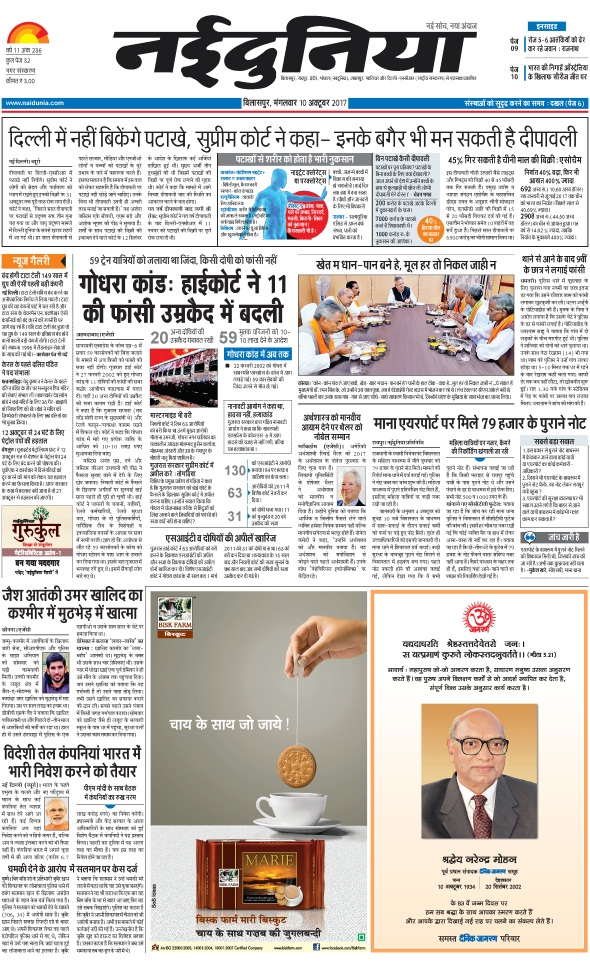
#> input picture text or no text dataset/test images/test.jpg, 590 x 962 px, given as the content of the folder -scene-images-dataset/text or no text dataset/english_base_1, which was not available
$ jupyter execute --allow-errors text_non_text_classifier-base.ipynb   (shell and % lines are left out)   (older library calls are emulated)   (text cells are left out)
#> lines starting #> are read from the running program, lines starting #| are printed output that depends on the picture; pictures that were not available may be replaced by others from this repository, and a replacement may not be noted
#> `img = np.asarray(Image.open(images).resize((32,32),Image.ANTIALIAS))`:
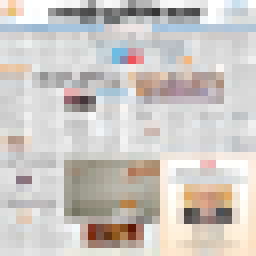
#> img: shape (32, 32, 3) (shown 8 times larger); mean R, G, B 205.1, 200.1, 196.2
[cell 1]
from keras.layers import Dense
import keras
from keras.models import Sequential
import cv2
import pandas as pd
import numpy as np
import matplotlib.pyplot as plt
from PIL import Image
import os
from pathlib import Path
import scipy
import math
import keras
from keras.models import Sequential
from keras.layers import Convolution2D
from keras.layers import MaxPooling2D
from keras.layers import Flatten
from keras.layers import Dense
from keras.models import load_model
#> (the rest of this cell did not finish here and is left out)

[cell 2]
class PlotLearning(keras.callbacks.Callback):
    def on_train_begin(self, logs={}):
        self.i = 0
        self.x = []
        self.losses = []
        self.val_losses = []
        self.acc = []
        self.val_acc = []
        self.fig = plt.figure(figsize=(800/96, 800/96), dpi=96)

        self.logs = []

    def on_epoch_end(self, epoch, logs={}):

        self.logs.append(logs)
        self.x.append(self.i)
        self.losses.append(logs.get('loss'))
        self.val_losses.append(logs.get('val_loss'))
        self.acc.append(logs.get('acc'))
        self.val_acc.append(logs.get('val_acc'))
        self.i += 1
        f, (ax1, ax2) = plt.subplots(1, 2, sharex=True)

        clear_output(wait=True)

        #ax1.set_yscale('log')
        ax1.plot(self.x, self.losses, label="loss")
        ax1.plot(self.x, self.val_losses, label="val_loss")
        ax1.legend()

        ax2.plot(self.x, self.acc, label="accuracy")
        ax2.plot(self.x, self.val_acc, label="validation accuracy")
        ax2.legend()

        plt.show()

plot = PlotLearning()

[cell 3]
path_text='../Text-detection-in-natural-scene-images-dataset/text or no text dataset/english_base_1/'
path_notext = '../Text-detection-in-natural-scene-images-dataset/text or no text dataset/no_text_base_1/'

files_text_png = list(Path(path_text).glob('**/*.png'))
files_text_jpg = list(Path(path_text).glob('**/*.jpg'))
files_text = files_text_png + files_text_jpg

files_notext_png = list(Path(path_notext).glob('**/*.png'))
files_notext_jpg = list(Path(path_notext).glob('**/*.jpg'))

files_notext = files_notext_png + files_notext_jpg

# files = os.listdir(path_text)[1:]
# files_notext = os.listdir(path_notext)[1:]

print(len(files_text))
print(len(files_notext))
#print(files)

text_data = pd.DataFrame(np.empty((1,1024)))
non_text_data = pd.DataFrame(np.empty((1,1024)))

[cell 4]
i=0
#> (the rest of this cell did not finish here and is left out)

[cell 5]
non_text_data['text_label'] = 0
text_data['text_label'] = 1

[cell 6]
data = pd.concat([text_data,non_text_data])

#> (a cell that did not finish here is left out)

#> (a cell that did not finish here is left out)

#> (a cell that did not finish here is left out)

#> (a cell that did not finish here is left out)

#> (a cell that did not finish here is left out)

#> (a cell that did not finish here is left out)

#> (a cell that did not finish here is left out)

[cell 14]
def binarize(file=None):
#     img = cv2.imread('../Text-detection-in-natural-scene-images-dataset/text or no text dataset/testing/4833.jpg', 0)
    # Number of rows and columns
    import scipy

    img = cv2.imread(file, 0)
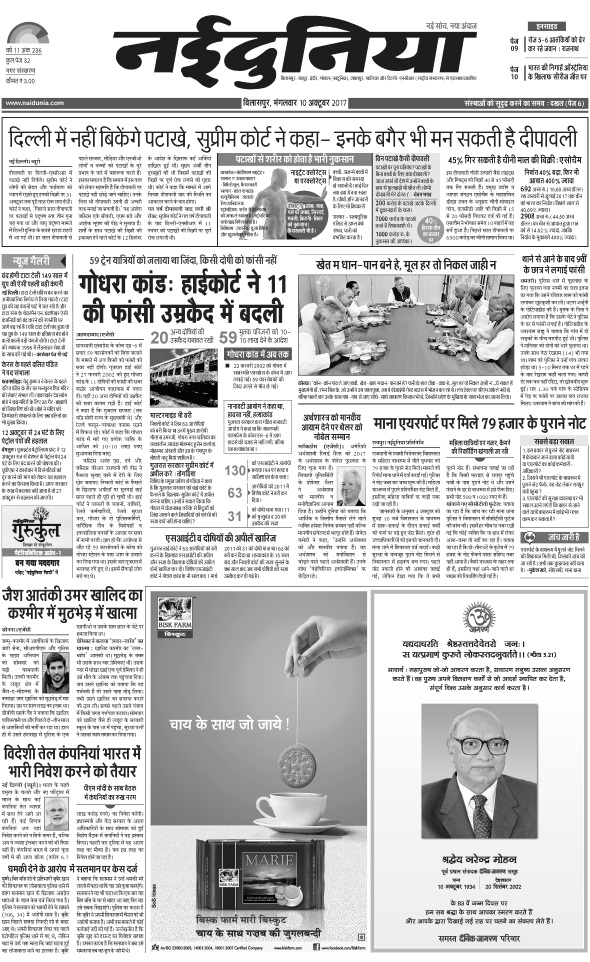
#> img: shape (962, 590); min 0, max 255, mean 201.8
    rows = img.shape[0]
#> rows = 962
    cols = img.shape[1]
#> cols = 590

    # Convert image to 0 to 1, then do log(1 + I)
    img_log = np.log1p(np.array(img, dtype="float") / 255)
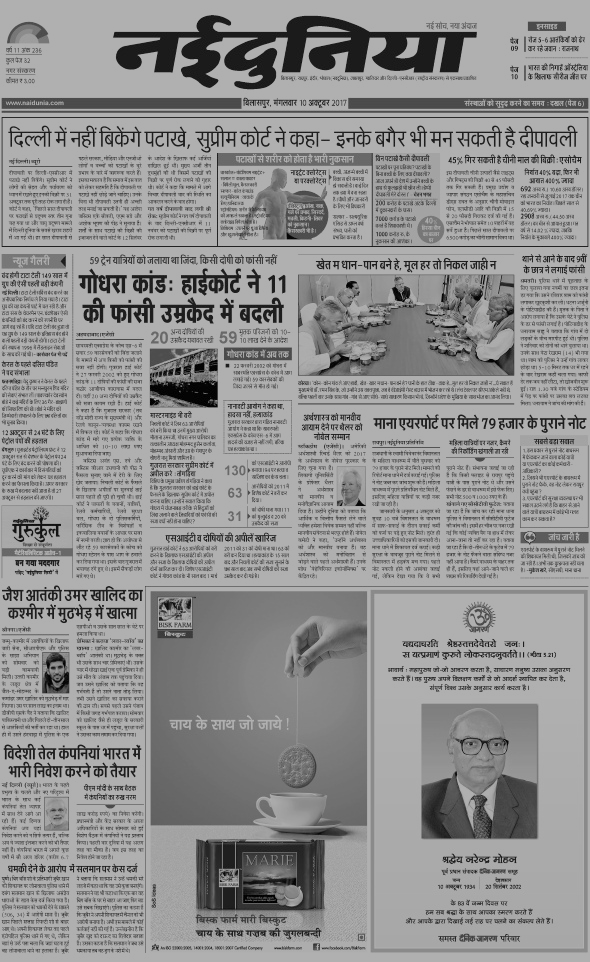
#> img_log: shape (962, 590) float64; min 0, max 0.693, mean 0.571

    # Create Gaussian mask of sigma = 10
    M = 2*rows + 1
#> M = 1925
    N = 2*cols + 1
#> N = 1181
    sigma = 10
    (X,Y) = np.meshgrid(np.linspace(0,N-1,N), np.linspace(0,M-1,M))
    center_x = np.ceil(N/2)
#> center_x = 591
    center_y = np.ceil(M/2)
#> center_y = 963
    gaussian_numerator = (X - center_x)**2 + (Y - center_y)**2

    # Low pass and high pass filters
    h_low = np.exp(-gaussian_numerator / (2*sigma*sigma))
    h_high = 1 - h_low

    # Move origin of filters so that it's at the top left corner to
    # match with the input image
    h_low_shift = scipy.fftpack.ifftshift(h_low.copy())
    h_high_shift = scipy.fftpack.ifftshift(h_high.copy())


    # Filter the image and crop
    image_filter = scipy.fftpack.fft2(img_log.copy(), (M,N))
    image_outlow = scipy.real(scipy.fftpack.ifft2(image_filter.copy() * h_low_shift, (M,N)))
    image_outhigh = scipy.real(scipy.fftpack.ifft2(image_filter.copy() * h_high_shift, (M,N)))

    # Set scaling factors and add
    gamma1 = 0.3
    gamma2 = 1.5
    image_out = gamma1*image_outlow[0:rows,0:cols] + gamma2*image_outhigh[0:rows,0:cols]

    # Anti-log then rescale to [0,1]
    image_hmf = np.expm1(image_out)
    image_hmf = (image_hmf - np.min(image_hmf)) / (np.max(image_hmf) - np.min(image_hmf))
    image_hmf2 = np.array(255*image_hmf, dtype="uint8")

    print("Median, Mean", np.median(image_hmf2, axis=(0,1)), np.mean(image_hmf2, axis=(0,1)))
    mean_value = np.mean(image_hmf2, axis=(0,1))

    # Threshold the image - Anything below intensity (Random) gets set to white

    # threshold values = [110, 127]
    image_thresh = image_hmf2 < 110
    image_thresh = 255*image_thresh.astype("uint8")

    if mean_value < 110:
        cc = cv2.connectedComponents(np.uint8(cv2.bitwise_not(image_thresh)))[1]
    else:
        cc = cv2.connectedComponents(np.uint8(image_thresh))[1]

    fig, axes = plt.subplots(ncols=4, figsize=(20, 10))
    ax = axes.ravel()

    ax[0].imshow(img, cmap=plt.cm.gray)
    ax[0].set_title('Original')
    ax[0].axis('off')

    ax[1].imshow(image_hmf2, cmap=plt.cm.gray)
    ax[1].set_title('Homographic')
    ax[1].axis('off')

    ax[2].imshow(image_thresh, cmap=plt.cm.gray)
    ax[2].set_title('Threshold')
    ax[2].axis('off')

    ax[3].imshow(cc, cmap=plt.cm.gray)
    ax[3].set_title('CC')
    ax[3].axis('off')

    plt.show()

    return cc

$ run again, on text or no text dataset/test images/test_10.jpg
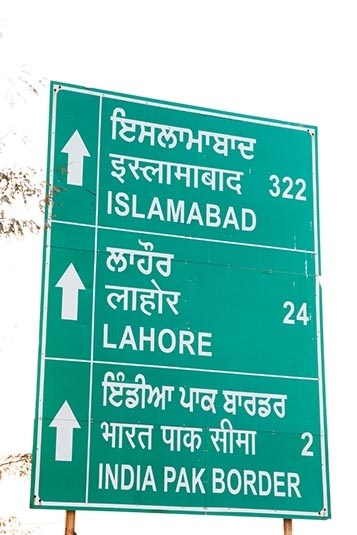
#> input picture text or no text dataset/test images/test_10.jpg, 357 x 535 px, given as the content of the folder -scene-images-dataset/text or no text dataset/english_base_1, which was not available
#> in binarize, `img = cv2.imread(file, 0)`:
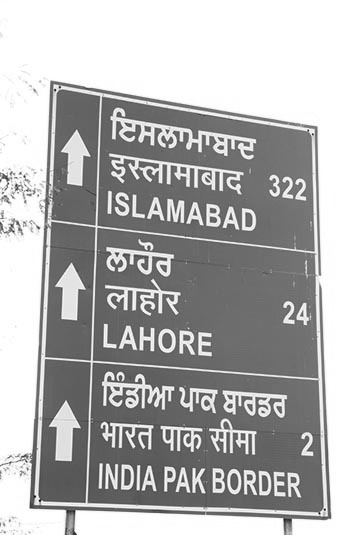
#> img: shape (535, 357); min 9, max 255, mean 177.6
#> in binarize, `img_log = np.log1p(np.array(img, dtype="float") / 255)`:
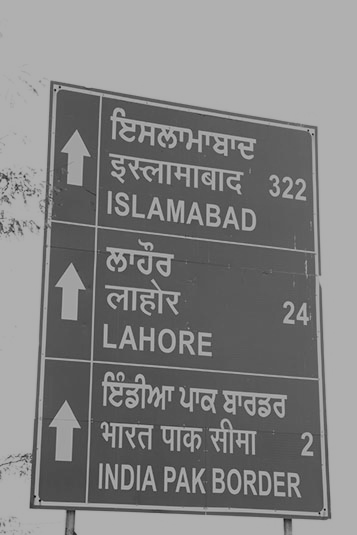
#> img_log: shape (535, 357) float64; min 0.0347, max 0.693, mean 0.514
